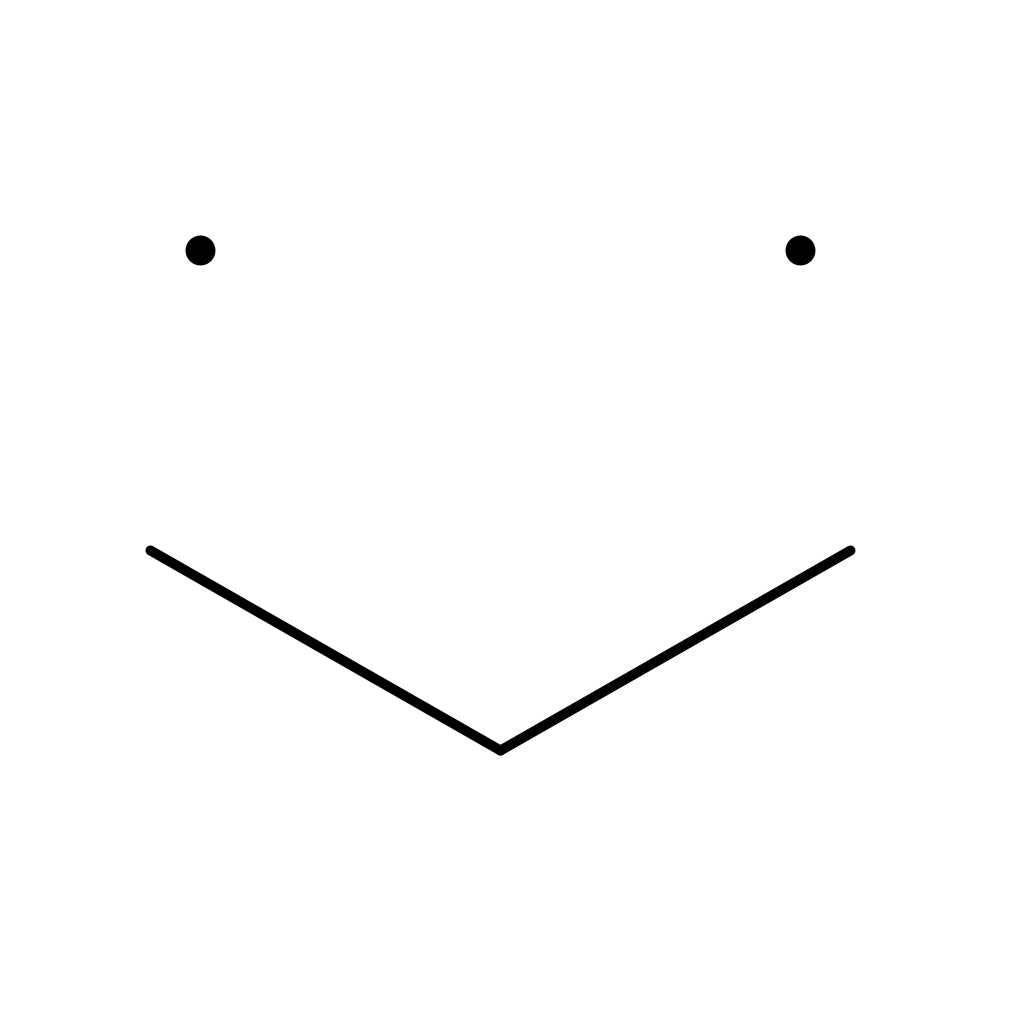
Frame 1 (no input)
Frame 60 (the mouse pressed at the canvas centre just before this capture): identical to frame 1, image omitted
Frame 120 (the mouse held since frame 60 and released just before this capture): identical to frame 1, image omitted

The Processing sketch that drew this single still picture (run headless with seeded random() and noise(); from frame 60 on, the mouse is pressed at the canvas centre):

// Processing sketch: constellation_230827a
// ── constellation_230827a.pde
// this program makes a simple smily face
// using points and lines
// — mrfb 2023-08-27

void setup() {
  size(1024, 1024);
}

void draw() {
  // having background in draw() means we don't see
  // the old lines, particularly in tweak mode
  
  // white paper, black ink
  background(255);
  stroke(0);

  // define all the points
  PVector leftEye = new PVector(200, 250);
  PVector rightEye = new PVector(800, 250);
  PVector mouth1 = new PVector(150, 550);
  PVector mouth2 = new PVector(500, 750);
  PVector mouth3 = new PVector(850, 550);

  // draw the eyes using the eye points
  strokeWeight(30);
  point(leftEye.x, leftEye.y);
  point(rightEye.x, rightEye.y);
  
  // draw the mouth using the mouth points
  strokeWeight(10);
  line(mouth1.x, mouth1.y, mouth2.x, mouth2.y);
  line(mouth2.x, mouth2.y, mouth3.x, mouth3.y);
  
  // this saves the canvas on the first frame
  // so we can get a clean image of the output easily
  if(frameCount == 1) {
    String filename = "output";
    save(filename + ".png");
    print("canvas saved as " + filename + ".png");
  }
}
